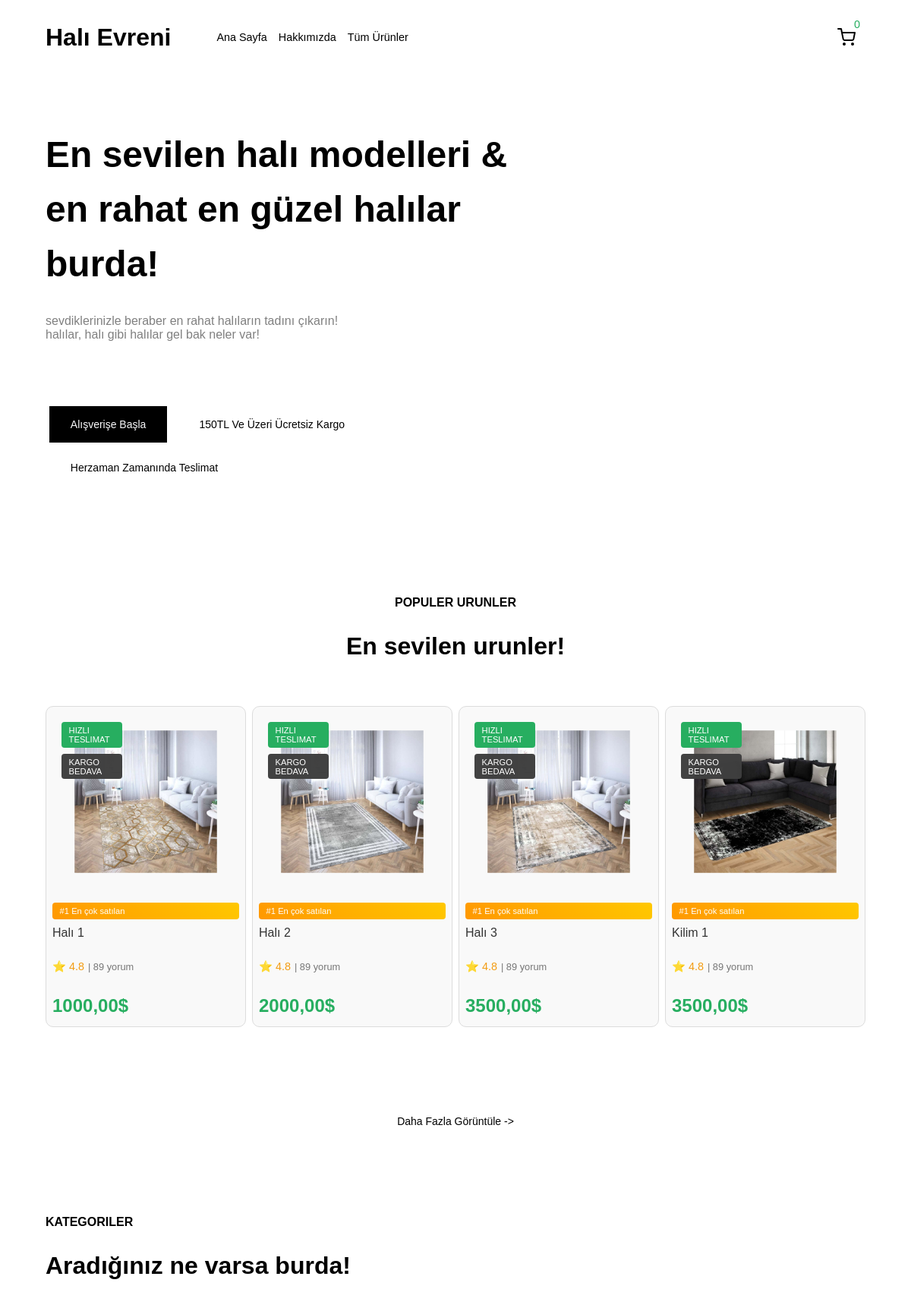
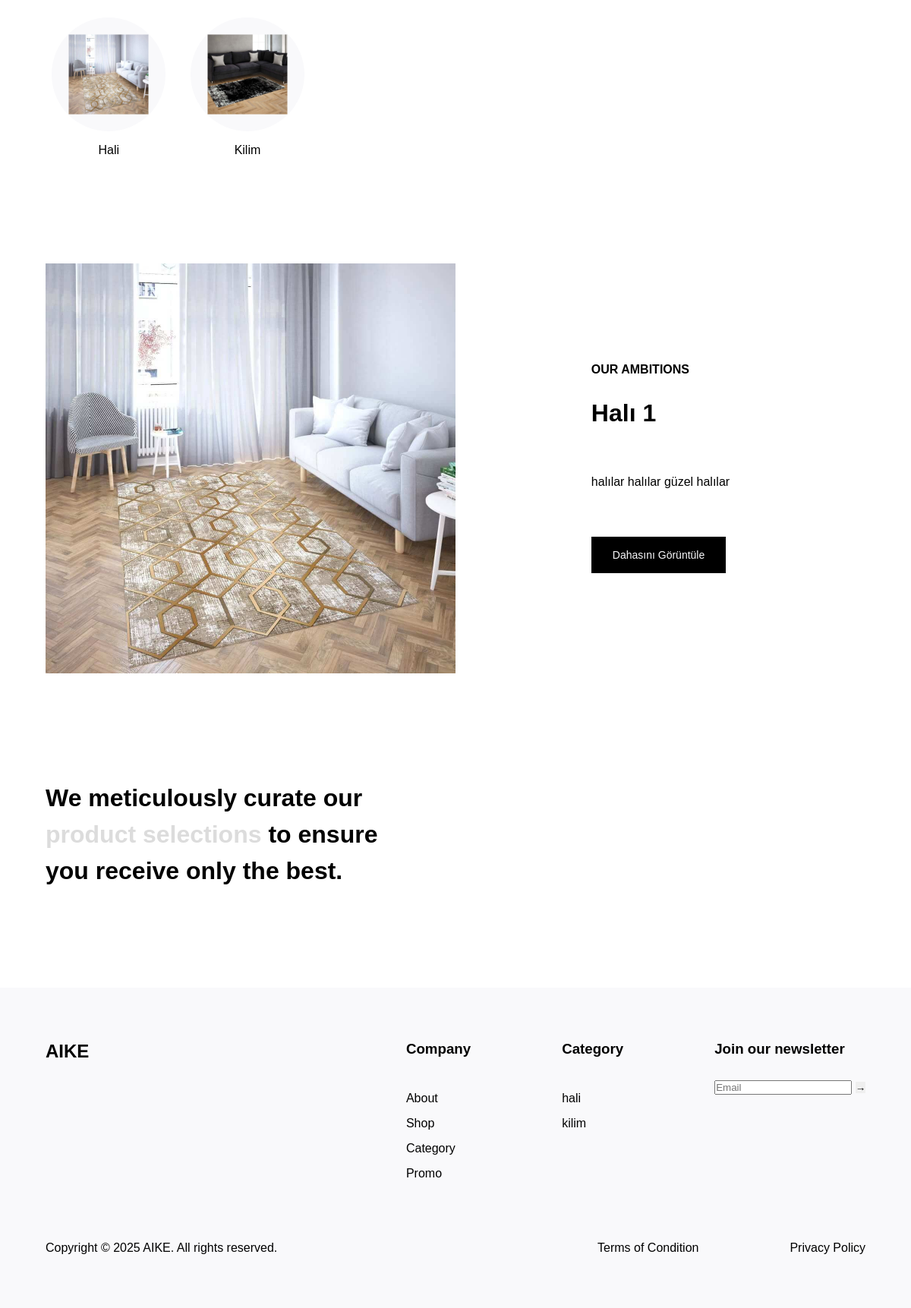
The page / on the database its author committed (2 pictures, top to bottom).
### siteConfigurations/models.py (models this page shows, shortened)
class NavbarItem(models.Model):
    name = models.CharField(max_length=100)
    url_name = models.CharField(max_length=100)
    is_active = models.BooleanField(default=True)
    position = models.IntegerField(default=0)  # Pozisyon alanı eklendi
    def get_absolute_url(self):
        try:
            return reverse_lazy(self.url_name)
        except:
            return '#'
    class Meta:
        constraints = [
            models.UniqueConstraint(fields=['url_name'], name='unique_url_name')
        ]
        ordering = ['position']

### siteapp/models.py (models this page shows, shortened)
class product(models.Model):
    title = models.CharField(max_length=250)
    categories = models.ManyToManyField(category, related_name="products")
    price = models.DecimalField(max_digits=10, decimal_places=2)
    image = models.ImageField(upload_to="siteapp/", blank=True, null=True)
    description = models.CharField(max_length=255)
    is_home = models.BooleanField(default=False)
    slug = models.SlugField(
        null=False, blank=True, unique=True, db_index=True, editable=False
    )
    created_at = models.DateTimeField(
        auto_now_add=True, null=False, blank=False, editable=False
    )

class category(models.Model):
    name = models.CharField(max_length=100)
    slug = models.SlugField(
        null=False, unique=True, blank=True, db_index=True, editable=False
    )

### siteapp/views.py (the view)
# urls.py: 2. Add a URL to urlpatterns:  path('', views.home, name='home')
def home(request):
    products = product.objects.filter(is_home=True)[:4]
    categories = category.objects.all()[:8]
    return render(
        request,
        "siteapp/index.html",
        {
            "products": products,
            "categories": categories,
        },
    )

### siteapp/context_processors.py (called while the page is built)
def site_info(request):
    return {"copyright_year": 2025, "company_name": "AIKE"}

def categories(request):
    return {
        "f_categories": category.objects.all()[:5],
    }

def navbar_items(request):
    return {
        'navbar_items': NavbarItem.objects.filter(is_active=True)
    }

def cart_item_count(request: HttpRequest):
    cart = request.session.get("cart", {})
    total_items = sum(cart.values())
    return {
        'total_items': total_items
    }

### siteapp/templates/siteapp/index.html (shortened to what this page needs)
{% extends "base.html" %} {% load static %} {% block title %}AnaSayfa{% endblock %} {% block content %}
<section class="section hero-section">
	<div class="hero-content">
		<h1 class="hero-header">
			En sevilen halı modelleri &
			<br />
			en rahat en güzel halılar burda!
		</h1>
		<p class="hero-text">
			sevdiklerinizle beraber en rahat halıların tadını çıkarın!
			<br />
			halılar, halı gibi halılar gel bak neler var!
		</p>
		<div class="hero-buttons">
			<a href="{% url 'products' %}"><button class="btn">Alışverişe başla</button></a>
			<button class="btn btn-transparent">150TL ve üzeri ücretsiz kargo</button>
			<button class="btn btn-transparent">Herzaman zamanında teslimat</button>
		</div>
	</div>
	<div class="hero-grid">
	</div>
</section>
<section class="section">
	<header class="section-header">
		<center>
			<h3 class="section-category-text">populer urunler</h3>
			<h2 class="section-heading-text">En sevilen urunler!</h2>
		</center>
	</header>
	<div class="popular-grid">
		{% for product in products%} {% if product.is_home %}
		<a href="{% url 'product-details' product.slug %}">
			<div class="popular-card">
				<img src="{{product.image.url}}" alt="meta info for image" class="popular-card-img" />
				<div class="popular-card-info">
					<div class="popular-card-info-advantage">#1 En çok satılan</div>
					<div class="popular-card-info-name">{{product.title}}</div>
					<div class="popular-card-info-rating">
						⭐ 4.8
						<span class="review-count">| 89 yorum</span>
					</div>
					<div class="popular-card-info-price">
						<h2>{{product.price}}$</h2>
					</div>
					<div class="ticket-container">
						<div class="ticket-fast-delivery">
							hızlı
							<br />
							teslimat
						</div>
						<div class="ticket-free-cargo">
							kargo
							<br />
							bedava
						</div>
					</div>
				</div>
			</div>
		</a>
		{% endif %} {% endfor %}
	</div>
</section>
<section class="section more-section">
	<a href="{% url 'products' %}">
		<button class="btn btn-transparent btn-more">Daha fazla görüntüle -></button>
	</a>
</section>
<section class="section" id="category-section">
	<header class="section-header">
		<h3 class="section-category-text">kategoriler</h3>
		<h2 class="section-heading-text">Aradığınız ne varsa burda!</h2>
	</header>
	<div class="category-grid">
		{% for category in categories %}
		<div class="category-card">
			<a href="{% url 'products-by-category' category.slug %}">
				{% if category.products.first %}
				<div class="category-card-img-wrapper">
					<img src="{{ category.products.first.image.url }}" alt="#" class="category-card-img" />
				</div>
				{% endif %}
				<div class="category-card-name">{{ category.name }}</div>
			</a>
		</div>
		{% endfor %}
	</div>
</section>
<section class="section ambitions-section two-column-section">
	{% if products %}
	<div class="section-left">
		<img src="{{ products.0.image.url }}" alt="{{ products.0.name }}" class="ambitions-img" />
	</div>
	<div class="section-right">
		<article class="ambitions-content">
			<header>
				<h3 class="section-category-text">our ambitions</h3>
				<h2 class="section-heading-text">{{products.0.title|title}}</h2>
			</header>
			<p class="ambitions-text">{{products.0.description|truncatewords:40}}</p>
			<a href="{% url 'product-details' slug=products.0.slug %}">
				<button class="btn">Dahasını görüntüle</button>
			</a>
		</article>
	</div>
	{% endif %}
</section>
<section class="section emphasis-section">
	<header class="section-header">
		<h1>
			We meticulously curate our
			<br />
			<span class="emphasis">product selections</span>
			to ensure
			<br />
			you receive only the best.
		</h1>
	</header>
</section>
{% endblock %}

### templates/base.html (shortened to what this page needs)
{% load static %}
<!DOCTYPE html>
<html lang="en">
	<head>
		<link rel="stylesheet" href="{% static 'scss/style.css' %}" />
	</head>
	<body>
		<main class="container">{% include 'partials/_navbar.html' %} {% block content %} {% endblock %}</main>
		{% include 'partials/_footer.html' %}
	</body>
</html>

### templates/partials/_navbar.html (shortened to what this page needs)
{% load static %}
<header class="navbar">
	<div class="navbar-left">
		<a href="{% url 'home' %}" class="brand">
			<h1>Halı Evreni</h1>
		</a>
		<nav class="nav">
			<ul>
				{% for item in navbar_items %} {% if item.get_absolute_url != '#' %}
				<li class="nav-link"><a href="{{ item.get_absolute_url }}">{{ item.name }}</a></li>
				{% endif %} {% endfor %}
			</ul>
		</nav>
	</div>
	<div class="navbar-right">
		<div class="cart-icon-wrapper">
			<div class="cart-icon-wrapper">
				<a href="{% url 'cart_detail' %}">
					<div class="cart-icon-counter-wrapper">
						<span class="cart-icon-counter">{{ total_items }}</span>
					</div>
					<img src="{% static 'uploads/shopping-cart.svg' %}" alt="Alışveriş sepeti ikonu" width="24" height="24" />
				</a>
			</div>
		</div>
	</div>
</header>

### templates/partials/_footer.html
<footer class="section footer">
	<div class="footer-container container">
		<header class="footer-logo">
			<a href="{% url 'home' %}">
				<h2>AIKE</h2>
			</a>
		</header>
		<nav class="footer-links">
			<div class="footer-column">
				<h3 class="footer-column--title">Company</h3>
				<ul class="footer-column--links">
					<li><a href="{% url 'about' %}">About</a></li>
					<li><a href="{% url 'products' %}">Shop</a></li>
					<li><a href="{% url 'Category' %}">Category</a></li>
					<li><a href="{% url 'promo' %}">Promo</a></li>
				</ul>
			</div>
			<div class="footer-column">
				<h3 class="footer-column--title">Category</h3>
				<ul class="footer-column--links">
					{% for category in f_categories %}
						<li><a href="{% url 'products-by-category' category.slug %}">{{category.name}}</a></li>
					{% endfor %}
				</ul>
			</div>
			<div class="footer-column newsletter">
				<h3 class="footer-column--title">Join our newsletter</h3>
				<form>
					<input type="email" placeholder="Email" />
					<button type="submit">→</button>
				</form>
			</div>
		</nav>
	</div>
	<div class="container">
		<div class="footer-bottom">
			<p>Copyright © {{ copyright_year }} {{ company_name }}. All rights reserved.</p>
			<div class="footer-links">
				<a href="#">Terms of Condition</a>
				<a href="#">Privacy Policy</a>
			</div>
		</div>
	</div>
</footer>

### rows shown on the page
NavbarItem: name "Ana Sayfa"
NavbarItem: name "Hakkımızda"
NavbarItem: name "Tüm Ürünler"
product: image (picture), title "Halı 1", price "1000,00", description "halılar halılar güzel halılar"
product: image (picture), title "Halı 2", price "2000,00"
product: image (picture), title "Halı 3", price "3500,00"
product: image (picture), title "Kilim 1", price "3500,00"
category: products.first.image (picture), name "Hali", name "hali"
category: products.first.image (picture), name "Kilim", name "kilim"

### other values the page prints
{{ total_items }} "0"
{{ copyright_year }} "2025"
{{ company_name }} "AIKE"
